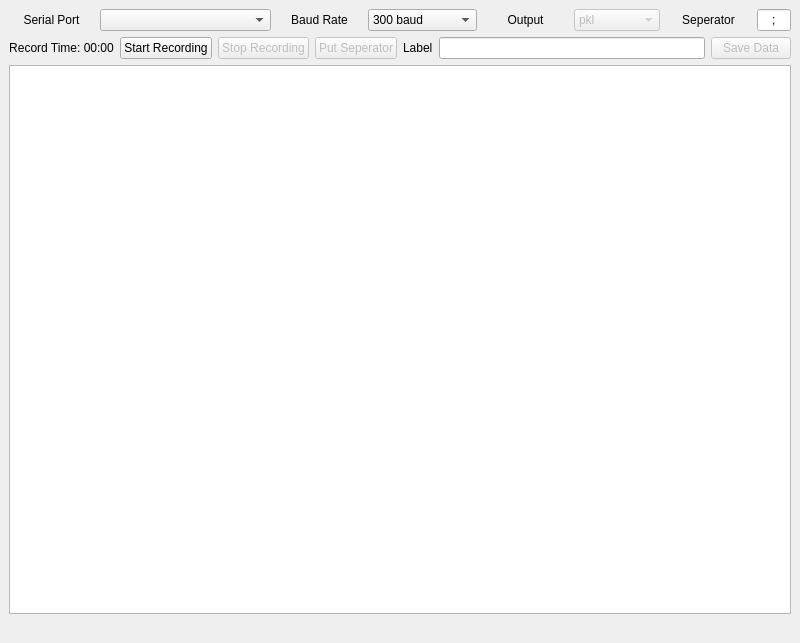
<?xml version="1.0" encoding="UTF-8"?>
<ui version="4.0">
 <class>MainWindow</class>
 <widget class="QMainWindow" name="MainWindow">
  <property name="geometry">
   <rect>
    <x>0</x>
    <y>0</y>
    <width>800</width>
    <height>643</height>
   </rect>
  </property>
  <property name="windowTitle">
   <string>MainWindow</string>
  </property>
  <widget class="QWidget" name="centralwidget">
   <layout class="QVBoxLayout" name="verticalLayout">
    <item>
     <layout class="QHBoxLayout" name="inputLayout">
      <item>
       <widget class="QLabel" name="SerialPortLabel">
        <property name="sizePolicy">
         <sizepolicy hsizetype="Preferred" vsizetype="Preferred">
          <horstretch>5</horstretch>
          <verstretch>0</verstretch>
         </sizepolicy>
        </property>
        <property name="text">
         <string>Serial Port</string>
        </property>
        <property name="alignment">
         <set>Qt::AlignCenter</set>
        </property>
       </widget>
      </item>
      <item>
       <widget class="QComboBox" name="SerialPortCombo">
        <property name="sizePolicy">
         <sizepolicy hsizetype="Preferred" vsizetype="Fixed">
          <horstretch>10</horstretch>
          <verstretch>0</verstretch>
         </sizepolicy>
        </property>
        <property name="cursor">
         <cursorShape>PointingHandCursor</cursorShape>
        </property>
       </widget>
      </item>
      <item>
       <widget class="QLabel" name="BaudRateLabel">
        <property name="sizePolicy">
         <sizepolicy hsizetype="Preferred" vsizetype="Preferred">
          <horstretch>5</horstretch>
          <verstretch>0</verstretch>
         </sizepolicy>
        </property>
        <property name="text">
         <string>Baud Rate</string>
        </property>
        <property name="alignment">
         <set>Qt::AlignCenter</set>
        </property>
       </widget>
      </item>
      <item>
       <widget class="QComboBox" name="BaudRateCombo">
        <property name="sizePolicy">
         <sizepolicy hsizetype="Preferred" vsizetype="Fixed">
          <horstretch>5</horstretch>
          <verstretch>0</verstretch>
         </sizepolicy>
        </property>
        <property name="cursor">
         <cursorShape>PointingHandCursor</cursorShape>
        </property>
        <item>
         <property name="text">
          <string>300 baud</string>
         </property>
        </item>
        <item>
         <property name="text">
          <string>1200 baud</string>
         </property>
        </item>
        <item>
         <property name="text">
          <string>2400 baud</string>
         </property>
        </item>
        <item>
         <property name="text">
          <string>4800 baud</string>
         </property>
        </item>
        <item>
         <property name="text">
          <string>9600 baud</string>
         </property>
        </item>
        <item>
         <property name="text">
          <string>19200 baud</string>
         </property>
        </item>
        <item>
         <property name="text">
          <string>38400 baud</string>
         </property>
        </item>
        <item>
         <property name="text">
          <string>57600 baud</string>
         </property>
        </item>
        <item>
         <property name="text">
          <string>74880 baud</string>
         </property>
        </item>
        <item>
         <property name="text">
          <string>115200 baud</string>
         </property>
        </item>
        <item>
         <property name="text">
          <string>230400 baud</string>
         </property>
        </item>
        <item>
         <property name="text">
          <string>250000 baud</string>
         </property>
        </item>
        <item>
         <property name="text">
          <string>500000 baud</string>
         </property>
        </item>
        <item>
         <property name="text">
          <string>1000000 baud</string>
         </property>
        </item>
        <item>
         <property name="text">
          <string>2000000 baud</string>
         </property>
        </item>
       </widget>
      </item>
      <item>
       <widget class="QLabel" name="outputLabel">
        <property name="sizePolicy">
         <sizepolicy hsizetype="Preferred" vsizetype="Preferred">
          <horstretch>5</horstretch>
          <verstretch>0</verstretch>
         </sizepolicy>
        </property>
        <property name="text">
         <string>Output</string>
        </property>
        <property name="alignment">
         <set>Qt::AlignCenter</set>
        </property>
       </widget>
      </item>
      <item>
       <widget class="QComboBox" name="outputCombo">
        <property name="enabled">
         <bool>false</bool>
        </property>
        <property name="sizePolicy">
         <sizepolicy hsizetype="Preferred" vsizetype="Fixed">
          <horstretch>5</horstretch>
          <verstretch>0</verstretch>
         </sizepolicy>
        </property>
        <item>
         <property name="text">
          <string>pkl</string>
         </property>
        </item>
        <item>
         <property name="text">
          <string>csv</string>
         </property>
        </item>
        <item>
         <property name="text">
          <string>txt</string>
         </property>
        </item>
       </widget>
      </item>
      <item>
       <widget class="QLabel" name="seperatorLabel">
        <property name="sizePolicy">
         <sizepolicy hsizetype="Preferred" vsizetype="Preferred">
          <horstretch>5</horstretch>
          <verstretch>0</verstretch>
         </sizepolicy>
        </property>
        <property name="text">
         <string>Seperator</string>
        </property>
        <property name="alignment">
         <set>Qt::AlignCenter</set>
        </property>
       </widget>
      </item>
      <item>
       <widget class="QLineEdit" name="seperatorLineEdit">
        <property name="sizePolicy">
         <sizepolicy hsizetype="Expanding" vsizetype="Fixed">
          <horstretch>2</horstretch>
          <verstretch>0</verstretch>
         </sizepolicy>
        </property>
        <property name="text">
         <string>;</string>
        </property>
        <property name="alignment">
         <set>Qt::AlignCenter</set>
        </property>
       </widget>
      </item>
     </layout>
    </item>
    <item>
     <layout class="QHBoxLayout" name="buttonLayout">
      <item>
       <widget class="QLabel" name="timeLabel">
        <property name="text">
         <string>Record Time: 00:00</string>
        </property>
        <property name="alignment">
         <set>Qt::AlignCenter</set>
        </property>
       </widget>
      </item>
      <item>
       <widget class="QPushButton" name="startButton">
        <property name="enabled">
         <bool>true</bool>
        </property>
        <property name="cursor">
         <cursorShape>PointingHandCursor</cursorShape>
        </property>
        <property name="text">
         <string>Start Recording</string>
        </property>
       </widget>
      </item>
      <item>
       <widget class="QPushButton" name="stopButton">
        <property name="enabled">
         <bool>false</bool>
        </property>
        <property name="cursor">
         <cursorShape>PointingHandCursor</cursorShape>
        </property>
        <property name="text">
         <string>Stop Recording</string>
        </property>
       </widget>
      </item>
      <item>
       <widget class="QPushButton" name="putSepButton">
        <property name="enabled">
         <bool>false</bool>
        </property>
        <property name="cursor">
         <cursorShape>PointingHandCursor</cursorShape>
        </property>
        <property name="text">
         <string>Put Seperator</string>
        </property>
        <property name="shortcut">
         <string>Ctrl+P</string>
        </property>
       </widget>
      </item>
      <item>
       <widget class="QLabel" name="labelLabel">
        <property name="sizePolicy">
         <sizepolicy hsizetype="Preferred" vsizetype="Preferred">
          <horstretch>1</horstretch>
          <verstretch>0</verstretch>
         </sizepolicy>
        </property>
        <property name="text">
         <string>Label</string>
        </property>
       </widget>
      </item>
      <item>
       <widget class="QLineEdit" name="labelLineEdit">
        <property name="sizePolicy">
         <sizepolicy hsizetype="Expanding" vsizetype="Fixed">
          <horstretch>10</horstretch>
          <verstretch>0</verstretch>
         </sizepolicy>
        </property>
        <property name="frame">
         <bool>true</bool>
        </property>
        <property name="clearButtonEnabled">
         <bool>false</bool>
        </property>
       </widget>
      </item>
      <item>
       <widget class="QPushButton" name="saveButton">
        <property name="enabled">
         <bool>false</bool>
        </property>
        <property name="cursor">
         <cursorShape>PointingHandCursor</cursorShape>
        </property>
        <property name="text">
         <string>Save Data</string>
        </property>
       </widget>
      </item>
     </layout>
    </item>
    <item>
     <widget class="QPlainTextEdit" name="textEdit">
      <property name="readOnly">
       <bool>true</bool>
      </property>
     </widget>
    </item>
    <item>
     <spacer name="horizontalSpacer">
      <property name="orientation">
       <enum>Qt::Horizontal</enum>
      </property>
      <property name="sizeHint" stdset="0">
       <size>
        <width>40</width>
        <height>20</height>
       </size>
      </property>
     </spacer>
    </item>
   </layout>
  </widget>
 </widget>
 <resources/>
 <connections/>
</ui>
